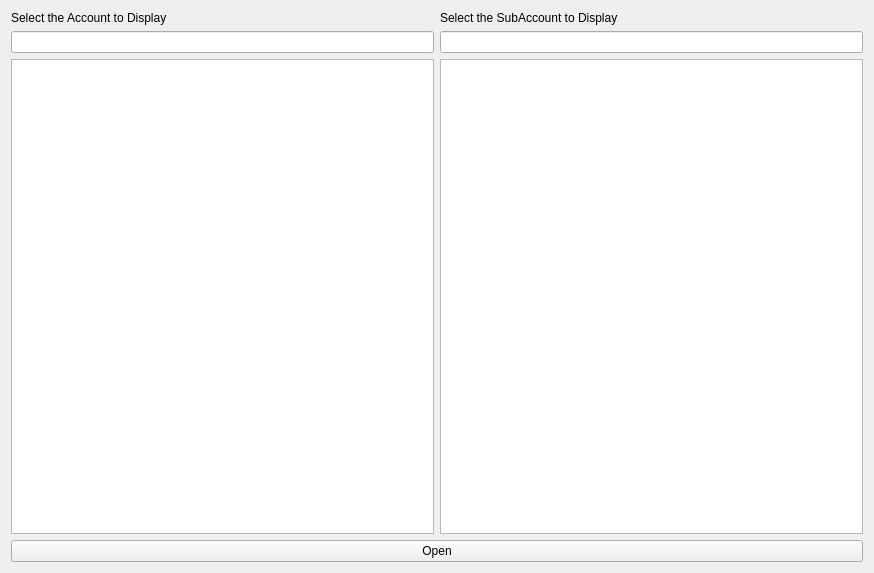
<?xml version="1.0" encoding="UTF-8"?>
<ui version="4.0">
 <class>Form</class>
 <widget class="QWidget" name="Form">
  <property name="geometry">
   <rect>
    <x>0</x>
    <y>0</y>
    <width>874</width>
    <height>573</height>
   </rect>
  </property>
  <property name="windowTitle">
   <string>Form</string>
  </property>
  <layout class="QGridLayout" name="gridLayout">
   <item row="0" column="0">
    <widget class="QLabel" name="label">
     <property name="text">
      <string>Select the Account to Display</string>
     </property>
    </widget>
   </item>
   <item row="3" column="0">
    <widget class="QTableView" name="tableView"/>
   </item>
   <item row="0" column="1">
    <widget class="QLabel" name="label_2">
     <property name="text">
      <string>Select the SubAccount to Display</string>
     </property>
    </widget>
   </item>
   <item row="2" column="0">
    <widget class="QLineEdit" name="lineEdit"/>
   </item>
   <item row="2" column="1">
    <widget class="QLineEdit" name="lineEdit_2"/>
   </item>
   <item row="3" column="1">
    <widget class="QTableView" name="tableView_2"/>
   </item>
   <item row="4" column="0" colspan="2">
    <widget class="QPushButton" name="pushButton_3">
     <property name="text">
      <string>Open</string>
     </property>
    </widget>
   </item>
  </layout>
 </widget>
 <resources/>
 <connections/>
</ui>
